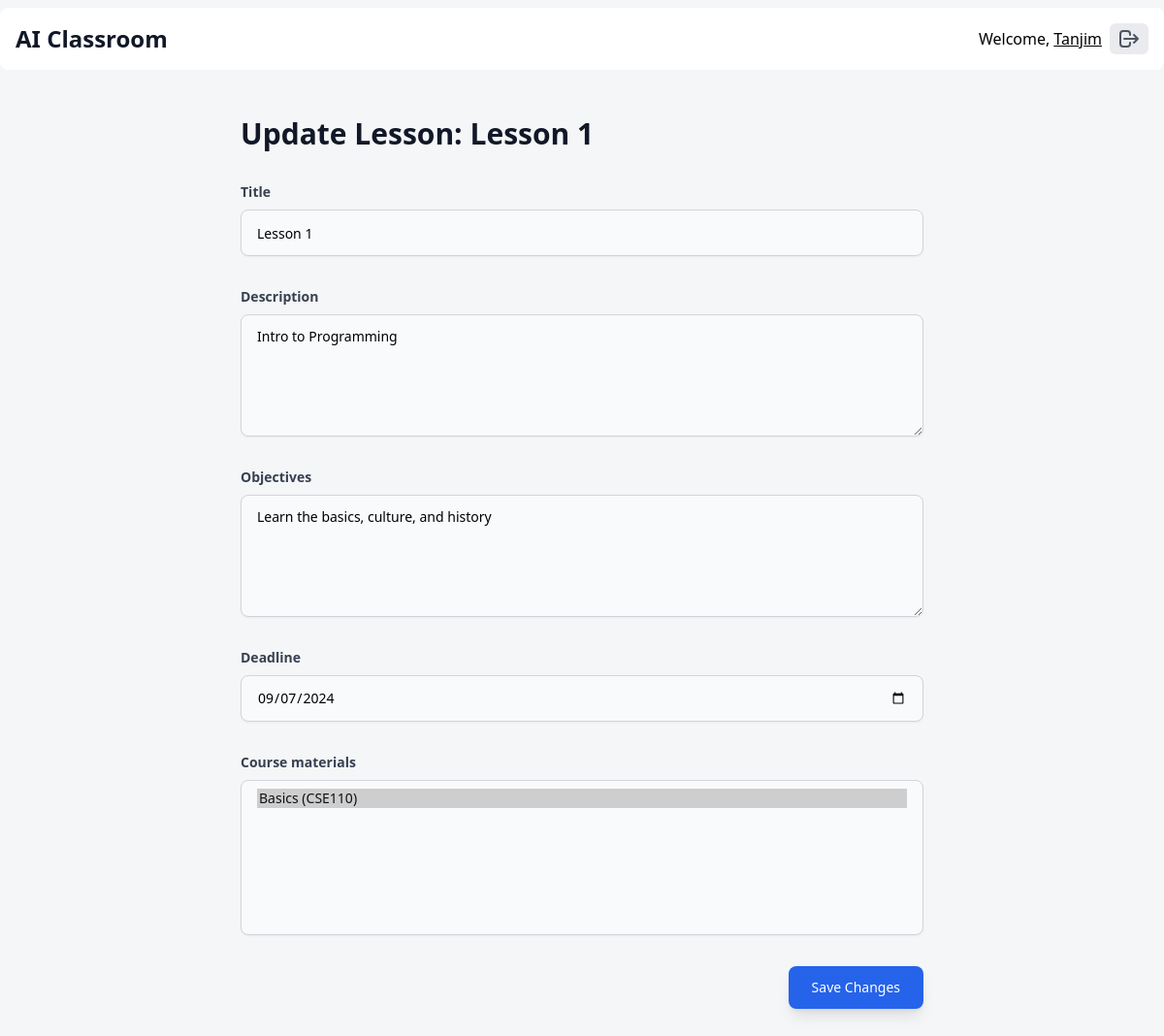
Screenshot of /classroom/cse110/lesson/1/update/ (signed in) with the database file from the repository.
### home/models.py (models this page shows, shortened)
class Lesson(models.Model):
    classroom = models.ForeignKey(Classroom, on_delete=models.CASCADE, related_name="lessons")
    title = models.CharField(max_length=255)
    description = models.TextField(blank=True, null=True)
    objectives = models.TextField(blank=True, null=True)
    deadline = models.DateTimeField(blank=True, null=True)
    course_materials = models.ManyToManyField(CourseMaterial, related_name="lessons", blank=True)
    created_at = models.DateTimeField(auto_now_add=True)
    updated_at = models.DateTimeField(auto_now_add=True)
    created_by = models.ForeignKey(settings.AUTH_USER_MODEL, on_delete=models.CASCADE)
    class Meta:
        unique_together = ("classroom", "title")

class CourseMaterial(models.Model):
    title = models.CharField(max_length=255)
    file = models.FileField(upload_to=classroom_directory_path)
    course_material_url = models.URLField(max_length=500, blank=True, editable=False, null=True)
    description = models.TextField(blank=True, null=True)
    uploaded_at = models.DateTimeField(auto_now_add=True)
    classroom = models.ForeignKey(Classroom, on_delete=models.CASCADE, related_name="materials")
    uploaded_by = models.ForeignKey(settings.AUTH_USER_MODEL, on_delete=models.CASCADE, null=True)
    def __str__(self):
        return f"{self.title} ({self.classroom.name})"

class Classroom(models.Model):
    name = models.CharField(max_length=100)
    slug = models.SlugField(max_length=100, unique=True)
    description = models.TextField(blank=True)
    created_at = models.DateTimeField(auto_now_add=True)
    updated_at = models.DateTimeField(auto_now=True)
    created_by = models.ForeignKey(Users, on_delete=models.CASCADE, related_name="created_classrooms")
    co_teachers = models.ManyToManyField(Users, related_name="co_teaching_classrooms", blank=True)
    is_active = models.BooleanField(default=True)
    capacity = models.IntegerField(default=30)

### home/views.py (the view)
# urls.py: path("classroom/<slug:classroom_slug>/lesson/<int:lesson_id>/update/", views.update_lesson, name="update_lesson"),
@login_required
def update_lesson(request, classroom_slug, lesson_id):
    classroom = get_object_or_404(Classroom, slug=classroom_slug)
    lesson = get_object_or_404(Lesson, id=lesson_id, classroom=classroom)
    if request.method == "POST":
        form = LessonForm(request.POST, instance=lesson, classroom=classroom)
        if form.is_valid():
            lesson = form.save(commit=False)
            lesson.classroom = classroom
            lesson.created_by = request.user
            lesson.save()
            form.save_m2m()
            return redirect("lesson_detail", classroom_slug=classroom.slug, lesson_id=lesson.id)
    else:
        form = LessonForm(instance=lesson, classroom=classroom)
    return render(request, "update_lesson.html", {"form": form, "classroom": classroom, "lesson": lesson})

### home/forms.py
class LessonForm(forms.ModelForm):
    class Meta:
        model = Lesson
        fields = ["title", "description", "objectives", "deadline", "course_materials"]
        widgets = { 'deadline': forms.DateTimeInput(attrs={'type': 'datetime-local'}) }
    def __init__(self, *args, **kwargs):
        classroom = kwargs.pop("classroom", None)
        super().__init__(*args, **kwargs)
        if classroom:
            self.fields["course_materials"].queryset = CourseMaterial.objects.filter(classroom=classroom)

### templates/update_lesson.html (shortened to what this page needs)
{% extends "base.html" %}
{% block content %}
    <div class="max-w-3xl mx-auto py-12 px-6 lg:px-8">
        <h2 class="text-3xl font-bold text-gray-900 mb-8">Update Lesson: {{ lesson.title }}</h2>
        <form method="post" enctype="multipart/form-data" class="space-y-8">
            <div class="flex flex-col">
                <label for="{{ form.title.id_for_label }}"
                       class="text-sm font-semibold text-gray-700 mb-2">{{ form.title.label }}</label>
                <input type="text"
                       name="{{ form.title.name }}"
                       value="{{ form.title.value }}"
                       id="{{ form.title.id_for_label }}"
                       class="w-full h-12 px-4 text-sm border border-gray-300 rounded-lg focus:ring-blue-500 focus:border-blue-500 bg-gray-50 shadow-sm transition duration-200" />
            </div>
            <div class="flex flex-col">
                <label for="{{ form.description.id_for_label }}"
                       class="text-sm font-semibold text-gray-700 mb-2">{{ form.description.label }}</label>
                <textarea name="{{ form.description.name }}"
                          id="{{ form.description.id_for_label }}"
                          cols="40"
                          rows="5"
                          class="w-full px-4 py-3 text-sm border border-gray-300 rounded-lg focus:ring-blue-500 focus:border-blue-500 bg-gray-50 shadow-sm transition duration-200">{{ form.description.value }}</textarea>
            </div>
            <div class="flex flex-col">
                <label for="{{ form.objectives.id_for_label }}"
                       class="text-sm font-semibold text-gray-700 mb-2">{{ form.objectives.label }}</label>
                <textarea name="{{ form.objectives.name }}"
                          id="{{ form.objectives.id_for_label }}"
                          cols="40"
                          rows="5"
                          class="w-full px-4 py-3 text-sm border border-gray-300 rounded-lg focus:ring-blue-500 focus:border-blue-500 bg-gray-50 shadow-sm transition duration-200">{{ form.objectives.value }}</textarea>
            </div>
            <div class="flex flex-col relative">
                <label for="id_deadline" class="text-sm font-semibold text-gray-700 mb-2">Deadline</label>
                <input id="id_deadline"
                       name="deadline"
                       type="date"
                       value="{{ lesson.deadline|date:"Y-m-d" }}"
                       class="w-full h-12 px-4 text-sm border border-gray-300 rounded-lg focus:ring-blue-500 focus:border-blue-500 bg-gray-50 shadow-sm transition duration-200" />
            </div>
            <div class="flex flex-col">
                <label for="{{ form.course_materials.id_for_label }}"
                       class="text-sm font-semibold text-gray-700 mb-2">{{ form.course_materials.label }}</label>
                <select name="{{ form.course_materials.name }}"
                        id="{{ form.course_materials.id_for_label }}"
                        multiple
                        class="w-full h-40 px-4 py-2 text-sm border border-gray-300 rounded-lg focus:ring-blue-500 focus:border-blue-500 bg-gray-50 shadow-sm transition duration-200">
                    {% for option in form.course_materials.field.choices %}
                        <option value="{{ option.0 }}"
                                {% if option.0 in form.course_materials.value %}selected{% endif %}>
                            {{ option.1 }}
                        </option>
                    {% endfor %}
                </select>
            </div>
            <div class="flex justify-end">
                <button type="submit"
                        class="px-6 py-3 bg-blue-600 text-white text-sm font-medium rounded-lg shadow-lg hover:bg-blue-700 focus:outline-none focus:ring-2 focus:ring-blue-500 focus:ring-offset-2 transition duration-150 ease-in-out">
                    Save Changes
                </button>
            </div>
        </form>
    </div>
{% endblock content %}

### rows the page displays
Lesson: title "Lesson 1", description "Intro to Programming", objectives "Learn the basics, culture, and history", deadline "09/07/2024"
CourseMaterial: course_materials "Basics (CSE110) ☑"
